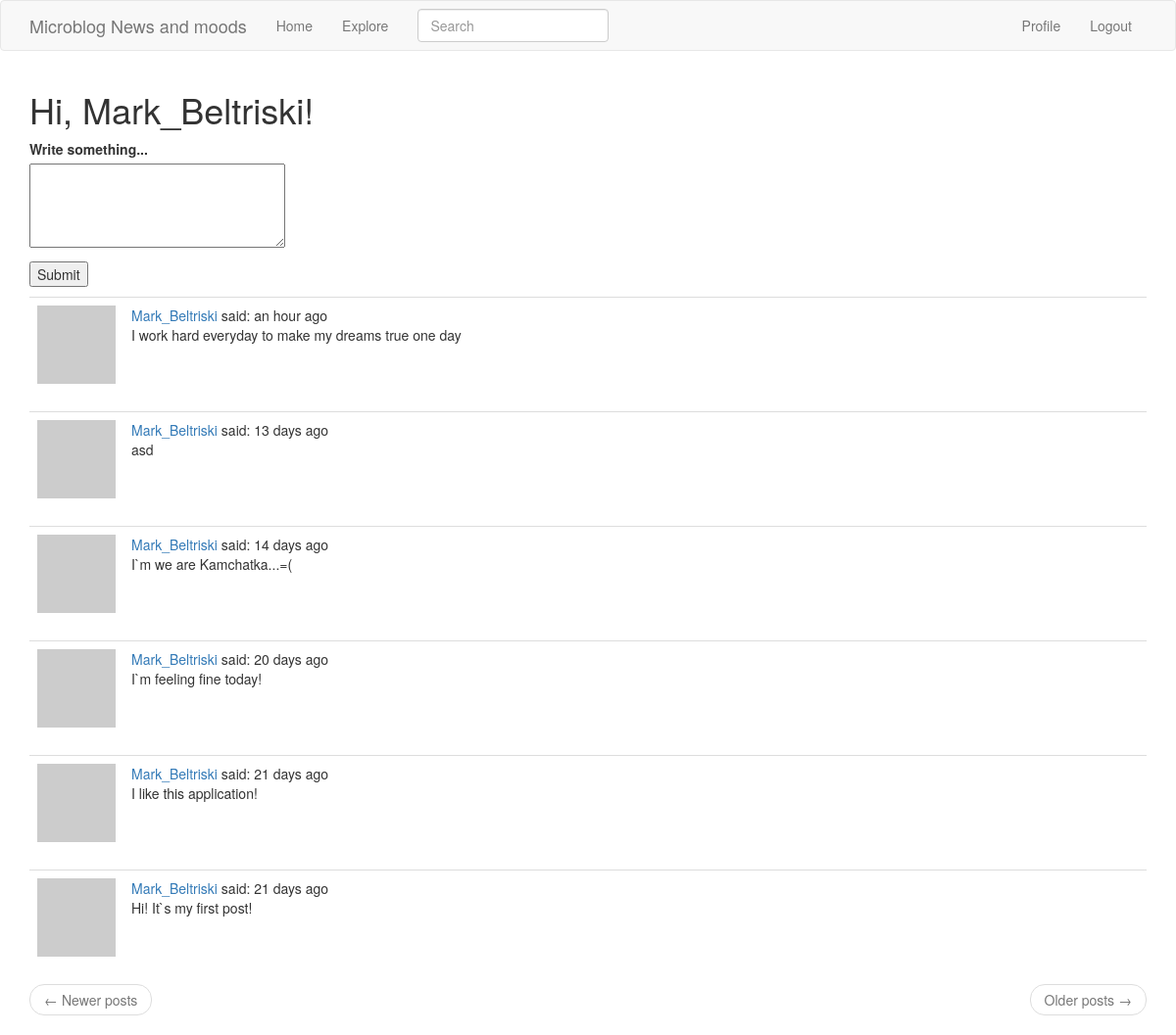
The page /index (signed in) on the database its author committed.
### app/models.py (models this page shows, shortened)
class User(UserMixin, db.Model):
    id = db.Column(db.Integer, primary_key=True)
    username = db.Column(db.String(64), index=True, unique=True)
    email = db.Column(db.String(120), index=True, unique=True)
    password_hash = db.Column(db.String(128))
    posts = db.relationship('Post', backref='author', lazy='dynamic')
    about_me = db.Column(db.String(140))
    last_seen = db.Column(db.DateTime, default=datetime.utcnow)
    followed = db.relationship(
        'User', secondary=followers,
        primaryjoin=(followers.c.follower_id == id),
        secondaryjoin=(followers.c.followed_id == id),
        backref=db.backref('followers', lazy='dynamic'), lazy='dynamic')
    def avatar(self, size):
        digest = md5(self.email.lower().encode('utf-8')).hexdigest()
        return 'https://www.gravatar.com/avatar/{}?d=identicon&s={}'.format(
            digest, size)
    def followed_posts(self):
        followed = Post.query.join(
            followers, (followers.c.followed_id == self.id)).filter(
            followers.c.follower_id == self.id)
        own = Post.query.filter_by(user_id=self.id)
        return followed.union(own).order_by(Post.timestamp.desc())

class SearchableMixin(object):
    @classmethod
    def before_commit(cls, session):
        session._changes = {
            'add': list(session.new),
            'update': list(session.dirty),
            'delete': list(session.deleted)
        }
    @classmethod
    def after_commit(cls, session):
        for obj in session._changes['add']:
            if isinstance(obj, SearchableMixin):
                add_to_index(obj.__tablename__, obj)
        for obj in session._changes['update']:
            if isinstance(obj, SearchableMixin):
                add_to_index(obj.__tablename__, obj)
        for obj in session._changes['delete']:
            if isinstance(obj, SearchableMixin):
                remove_from_index(obj.__tablename__, obj)
        session._changes = None

class Post(SearchableMixin, db.Model):
    __searchable__ = ['body']
    id = db.Column(db.Integer, primary_key=True)
    body = db.Column(db.String(140))
    timestamp = db.Column(db.DateTime, index=True, default=datetime.utcnow)
    user_id = db.Column(db.Integer, db.ForeignKey('user.id'))

### app/main/routes.py (the view)
@bp.route('/', methods=['GET', 'POST'])
@bp.route('/index', methods=['GET', 'POST'])
@login_required
def index():
    form = PostForm()
    if form.validate_on_submit():
        post = Post(body=form.post.data, author=current_user)
        db.session.add(post)
        db.session.commit()
        flash('Your post is now live!')
        return redirect(url_for('main.index'))
    page = request.args.get('page', 1, type=int)
    posts = current_user.followed_posts().paginate(
        page, current_app.config['POST_PER_PAGE'], False)
    next_url = url_for('main.index', page=posts.next_num) \
        if posts.has_next else None
    prev_url = url_for('main.index', page=posts.prev_num) \
        if posts.has_prev else None
    return render_template('index.html', title='Home Page', form=form,
                           posts=posts.items, next_url=next_url, prev_url=prev_url)

### app/main/forms.py
class SearchForm(FlaskForm):
    q = StringField('Search', validators=[DataRequired()])
    def __init__(self, *args, **kwargs):
        if 'formdata' not in kwargs:
            kwargs['formdata'] = request.args
        if 'csrf_enabled' not in kwargs:
            kwargs['csrf_enabled'] = False
        super(SearchForm, self).__init__(*args, **kwargs)

class PostForm(FlaskForm):
    post = TextAreaField('Write something...', validators=[
        DataRequired(), Length(min=1, max=140)])
    submit = SubmitField('Submit')

### app/main/routes.py (called while the page is built)
@bp.before_request
def before_request():
    if current_user.is_authenticated:
        current_user.last_seen = datetime.utcnow()
        db.session.commit()

@bp.before_request
def before_request():
    if current_user.is_authenticated:
        current_user.last_seen = datetime.utcnow()
        db.session.commit()
        g.search_form = SearchForm()
    g.locale = str(get_locale())

### app/models.py (called while the page is built)
@login.user_loader
def load_user(id):
    return User.query.get(int(id))

### app/templates/index.html (shortened to what this page needs)
{% extends "base.html" %}
{% import 'bootstrap/wtf.html' as wtf %}
{% block app_content %}
    <h1>Hi, {{ current_user.username }}!</h1>
    {% if form %}
    <form action="" method="post">
        <p>
            {{ form.post.label }}<br>
            {{ form.post(cols=32, rows=4) }}<br>
        </p>
        <p>{{ form.submit() }}</p>
    </form>
    {% endif %}
     {% for post in posts %}
        {% include '_post.html' %}
    {% endfor %}
    <nav aria-label="...">
        <ul class="pager">
            <li class="previous{% if not prev_url %} disabled{% endif %}">
                <a href="{{ prev_url or '#' }}">
                    <span aria-hidden="true">&larr;</span> Newer posts
                </a>
            </li>
            <li class="next{% if not next_url %} disabled{% endif %}">
                <a href="{{ next_url or '#' }}">
                    Older posts <span aria-hidden="true">&rarr;</span>
                </a>
            </li>
        </ul>
    </nav>
{% endblock %}

### app/templates/_post.html
<table class="table table-hover">
    <tr>
        <td width="70px">
            <a href="{{ url_for('main.user', username=post.author.username) }}">
                <img src="{{ post.author.avatar(70) }}" />
            </a>
        </td>
        <td>
            <a href="{{ url_for('main.user', username=post.author.username) }}">
                {{ post.author.username }}
            </a>
        said: {{ moment(post.timestamp).fromNow() }}
        <br>
        {{ post.body }}
    </td>
    </tr>
</table>

### rows shown on the page
User: username "Mark_Beltriski"
Post: author.username "Mark_Beltriski", timestamp "an hour ago", body "I work hard everyday to make my dreams true one day"
Post: author.username "Mark_Beltriski", timestamp "13 days ago", body "asd"
Post: author.username "Mark_Beltriski", timestamp "14 days ago", body "I`m we are Kamchatka...=("
Post: author.username "Mark_Beltriski", timestamp "20 days ago", body "I`m feeling fine today!"
Post: author.username "Mark_Beltriski", timestamp "21 days ago", body "I like this application!"
Post: author.username "Mark_Beltriski", timestamp "21 days ago", body "Hi! It`s my first post!"
